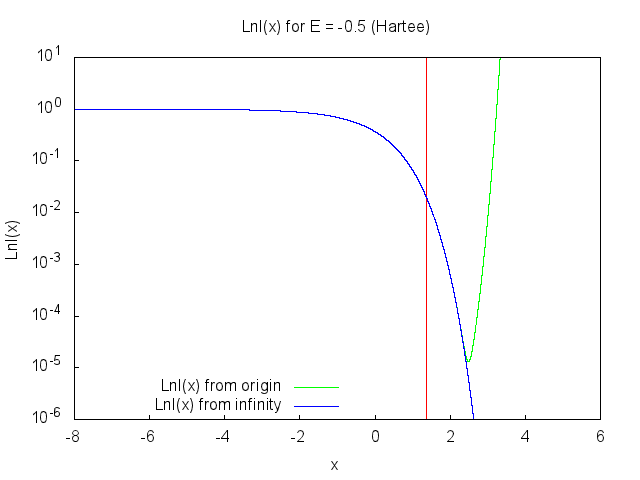

Generate this figure with gnuplot:
#!/gnuplot
#
#    
#    	G N U P L O T
#    	Version 5.0 patchlevel 0    last modified 2015-01-01 
#    
#    	Copyright (C) 1986-1993, 1998, 2004, 2007-2015
#    	Thomas Williams, Colin Kelley and many others
#    
#    	gnuplot home:     http://www.gnuplot.info
#    	faq, bugs, etc:   type "help FAQ"
#    	immediate help:   type "help"  (plot window: hit 'h')
# set terminal windows 0 color solid butt enhanced wsize 1152,623
# set output
unset clip points
set clip one
unset clip two
set bar 1.000000 front
set border 31 front lt black linewidth 1.000 dashtype solid
set zdata 
set ydata 
set xdata 
set y2data 
set x2data 
set boxwidth
set style fill  empty border
set style rectangle back fc  bgnd fillstyle   solid 1.00 border lt -1
set style circle radius graph 0.02, first 0.00000, 0.00000 
set style ellipse size graph 0.05, 0.03, first 0.00000 angle 0 units xy
set dummy x, y
set format x "% h" 
set format y "% h" 
set format x2 "% h" 
set format y2 "% h" 
set format z "% h" 
set format cb "% h" 
set format r "% h" 
set timefmt "%d/%m/%y,%H:%M"
set angles radians
unset grid
set raxis
set style parallel front  lt black linewidth 2.000 dashtype solid
set key title ""
set key inside left bottom vertical Right noreverse enhanced autotitle nobox
set key noinvert samplen 4 spacing 1 width 0 height 0 
set key maxcolumns 0 maxrows 0
set key noopaque
unset label
unset arrow
set arrow 1 from 1.38009, 1.00000e-006, 0.00000 to 1.38009, 10.0000, 0.00000 nohead back nofilled lt black linewidth 1.000 dashtype solid
set arrow 2 from 1.38009, 1.00000e-006, 0.00000 to 1.38009, 10.0000, 0.00000 nohead back nofilled lt black linewidth 1.000 dashtype solid
set arrow 3 from 1.38009, 1.00000e-006, 0.00000 to 1.38009, 10.0000, 0.00000 nohead back nofilled lt black linewidth 1.000 dashtype solid
set style increment default
unset style line
unset style arrow
set style histogram clustered gap 2 title textcolor lt -1
unset object
set style textbox transparent margins  1.0,  1.0 border
unset logscale
set logscale y 10
set offsets 0, 0, 0, 0
set pointsize 1
set pointintervalbox 1
set encoding default
unset polar
unset parametric
unset decimalsign
set view 60, 30, 1, 1
set samples 100, 100
set isosamples 10, 10
set surface 
unset contour
set cntrlabel  format '%8.3g' font '' start 5 interval 20
set mapping cartesian
set datafile separator ","
unset hidden3d
set cntrparam order 4
set cntrparam linear
set cntrparam levels auto 5
set cntrparam points 5
set size ratio 0 1,1
set origin 0,0
set style data points
set style function lines
unset xzeroaxis
unset yzeroaxis
unset zzeroaxis
unset x2zeroaxis
unset y2zeroaxis
set ticslevel 0.5
set tics scale  1, 0.5, 1, 1, 1
set mxtics default
set nomytics
set mztics default
set mx2tics default
set my2tics default
set mcbtics default
set mrtics default
set xtics border in scale 1,0.5 nomirror norotate  autojustify
set xtics -8.00000,2,6.00000 norangelimit
set ytics border in scale 1,0.5 nomirror norotate  autojustify
set ytics 1.00000e-006,10,10.0000 norangelimit
set ztics border in scale 1,0.5 nomirror norotate  autojustify
set ztics autofreq  norangelimit
unset x2tics
unset y2tics
set cbtics border in scale 1,0.5 mirror norotate  autojustify
set cbtics autofreq  norangelimit
set rtics axis in scale 1,0.5 nomirror norotate  autojustify
set rtics autofreq  norangelimit
unset paxis 1 tics
unset paxis 2 tics
unset paxis 3 tics
unset paxis 4 tics
unset paxis 5 tics
unset paxis 6 tics
unset paxis 7 tics
set title "Lnl(x) for E = -0.5 (Hartee)" 
set title  font "" norotate
set timestamp bottom 
set timestamp "" 
set timestamp  font "" norotate
set rrange [ * : * ] noreverse nowriteback
set trange [ * : * ] noreverse nowriteback
set urange [ * : * ] noreverse nowriteback
set vrange [ * : * ] noreverse nowriteback
set xlabel "x" 
set xlabel  font "" textcolor lt -1 norotate
set x2label "" 
set x2label  font "" textcolor lt -1 norotate
set xrange [ -8.00000 : 6.00000 ] noreverse nowriteback
set x2range [ * : * ] noreverse nowriteback
set ylabel "Lnl(x)" 
set ylabel  font "" textcolor lt -1 rotate by -270
set y2label "" 
set y2label  font "" textcolor lt -1 rotate by -270
set yrange [ 1.00000e-006 : 10.0000 ] noreverse nowriteback
set y2range [ * : * ] noreverse nowriteback
set zlabel "" 
set zlabel  font "" textcolor lt -1 norotate
set zrange [ * : * ] noreverse nowriteback
set cblabel "" 
set cblabel  font "" textcolor lt -1 rotate by -270
set cbrange [ * : * ] noreverse nowriteback
set paxis 1 range [ * : * ] noreverse nowriteback
set paxis 2 range [ * : * ] noreverse nowriteback
set paxis 3 range [ * : * ] noreverse nowriteback
set paxis 4 range [ * : * ] noreverse nowriteback
set paxis 5 range [ * : * ] noreverse nowriteback
set paxis 6 range [ * : * ] noreverse nowriteback
set paxis 7 range [ * : * ] noreverse nowriteback
set zero 1e-008
set lmargin  -1
set bmargin  -1
set rmargin  -1
set tmargin  -1
set locale "Japanese_Japan.932"
set pm3d explicit at s
set pm3d scansautomatic
set pm3d interpolate 1,1 flush begin noftriangles noborder corners2color mean
set palette positive nops_allcF maxcolors 0 gamma 1.5 color model RGB 
set palette rgbformulae 7, 5, 15
set colorbox default
set colorbox vertical origin screen 0.9, 0.2, 0 size screen 0.05, 0.6, 0 front bdefault
set style boxplot candles range  1.50 outliers pt 7 separation 1 labels auto unsorted
set loadpath 
set fontpath 
set psdir
set fit brief errorvariables nocovariancevariables errorscaling prescale nowrap v5
GNUTERM = "windows"
ARGC = 0
ARG0 = ""
x = 0.0
## Last datafile plotted: "x_infinity_lx_mx.csv"
p "x_origin_lx_mx.csv" using 2:3 title "Lnl(x) from origin" with l lc rgb "green", "x_infinity_lx_mx.csv" using 2:3 title "Lnl(x) from infinity" with l lc rgb "blue"
#    EOF
